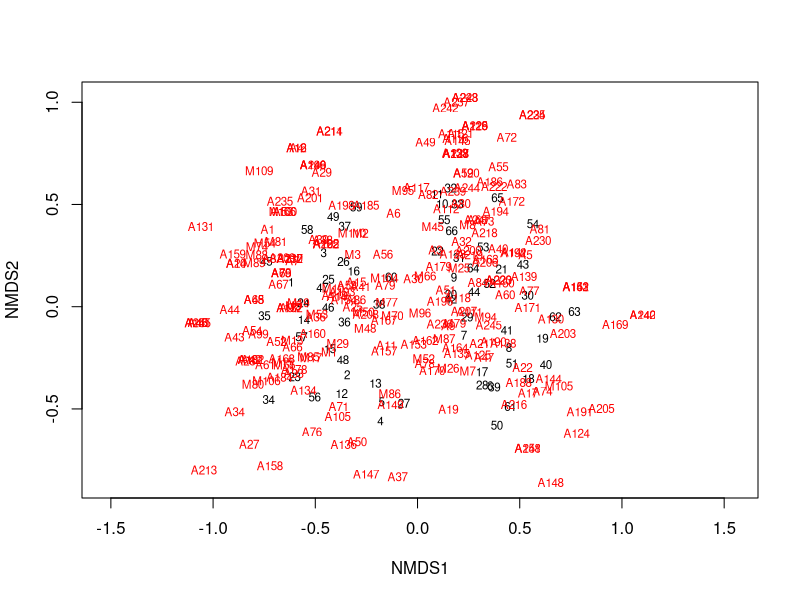
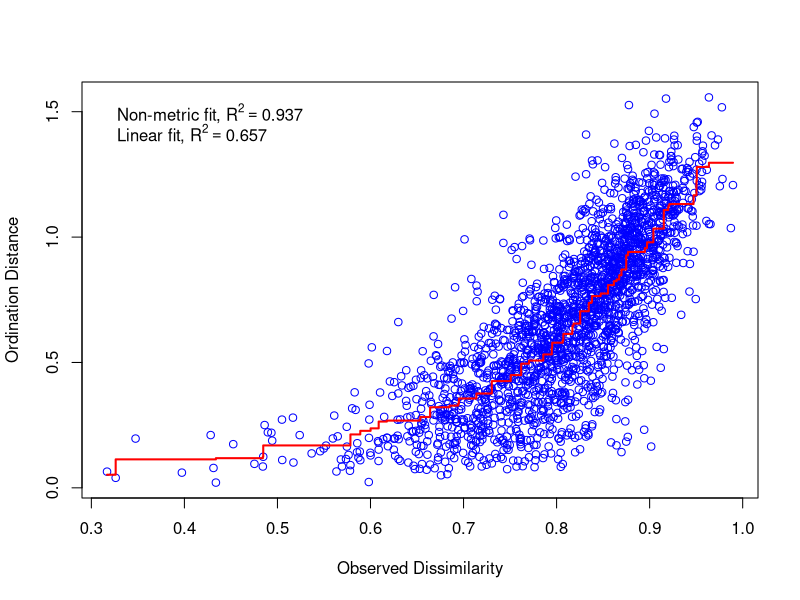
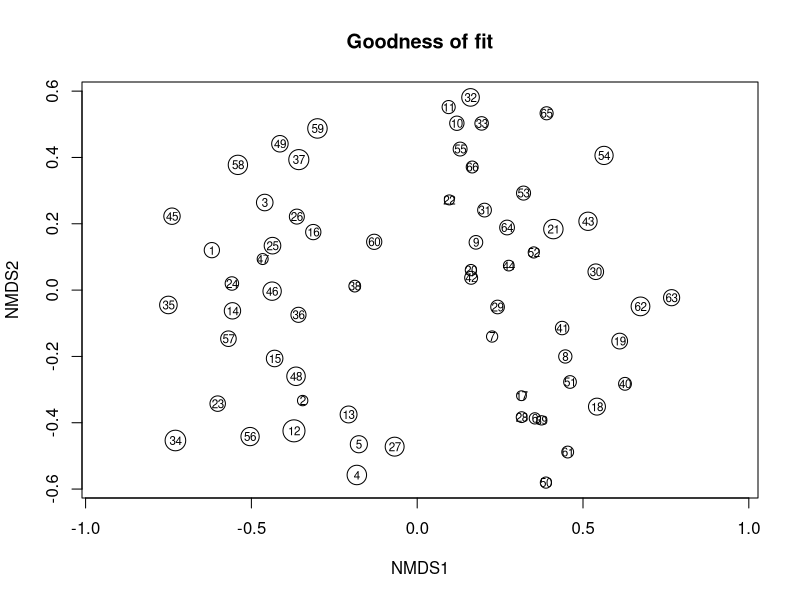

Reproduce these figures in R, in order. (Note: this script raises an error after producing the figures.)
## ---- chunk 1

libraries <- c("vegan", "ggplot2", "dplyr")
lapply(libraries, require, character.only = TRUE)

## ---- chunk 2
Moth_full  <- read.csv("data/fullmatrix.csv")
head(Moth_full)

## ---- chunk 3
moth_sp <- select(Moth_full, M1:A248)
str(moth_sp)
ncol(moth_sp)
nrow(moth_sp)

## ---- chunk 4
set.seed(1) # Con este comando, siempre comenzara del mismo lugar.

moth.mds <- metaMDS(moth_sp, distance = "bray", k = 2, trymax=100)  #using all the defaults
moth.mds

## ---- chunk 5

plot(moth.mds, type="t")

## ---- chunk 6

stressplot(moth.mds)

## ---- chunk 7
gof <- goodness(moth.mds)
gof

{plot (moth.mds, display = 'sites', type = 't', main = 'Goodness of fit') # this function draws NMDS ordination diagram with sites
points (moth.mds, display = 'sites', cex = 2*gof/mean(gof))} # and this adds the points with size reflecting goodness of fit (bigger = worse fit)

## ---- chunk 8
Habitat <- select(Moth_full, Habitat)
Site <- select(Moth_full, Site)
Period <- select(Moth_full, Period)

## ---- chunk 9

data.scores <- as.data.frame(scores(moth.mds))  #Using the scores function from vegan to extract the site scores and convert to a data.frame
data.scores

## ---- chunk 10

data.scores$Site <- unlist(Site)  #   create a column of site names
data.scores$Period <- unlist(Period)  
data.scores$Habitat <- unlist(Habitat)
head(data.scores) #look at the data
## ---- chunk 11
species.scores <- as.data.frame(scores(moth.mds, "species"))
species.scores$species <- rownames(species.scores)  # create a column of species, from the rownames of species.scores

## ---- chunk 12

p <- ggplot() + 
  geom_text(data=species.scores, aes(x=NMDS1,y=NMDS2, label = "*"),size=7, alpha=0.5) # add the species labels

p

## ---- chunk 13
p1 <- p + geom_point(data=data.scores,aes(x=NMDS1,y=NMDS2,
                                          shape=Period,colour=Habitat),size=5) + # add the point markers
        scale_color_manual(values=c("#00AFBB", "#FC4E07")) + 
        scale_shape_manual(values=c(15, 17))
p1 

## ---- chunk 14
p2 <- p1 + geom_text(data=data.scores,aes(x=NMDS1,y=NMDS2,label=""),size=6,vjust=0)  # add the site labels
p2 

## ---- chunk 15
p3 <- p1 + coord_equal() +
  theme_bw() + 
  theme(legend.title = element_text(size=12),
        axis.text.x = element_blank(),  # remove x-axis text
        axis.text.y = element_blank(), # remove y-axis text
        axis.ticks = element_blank(),  # remove axis ticks
        axis.title.x = element_text(size=16), # remove x-axis labels
        axis.title.y = element_text(size=16), # remove y-axis labels
        panel.background = element_blank(), 
        panel.grid.major = element_blank(),  #remove major-grid labels
        panel.grid.minor = element_blank(),  #remove minor-grid labels
        plot.background = element_blank()) + 
  guides(color = guide_legend(override.aes = list(shape = 16, size = 4)))
p3

